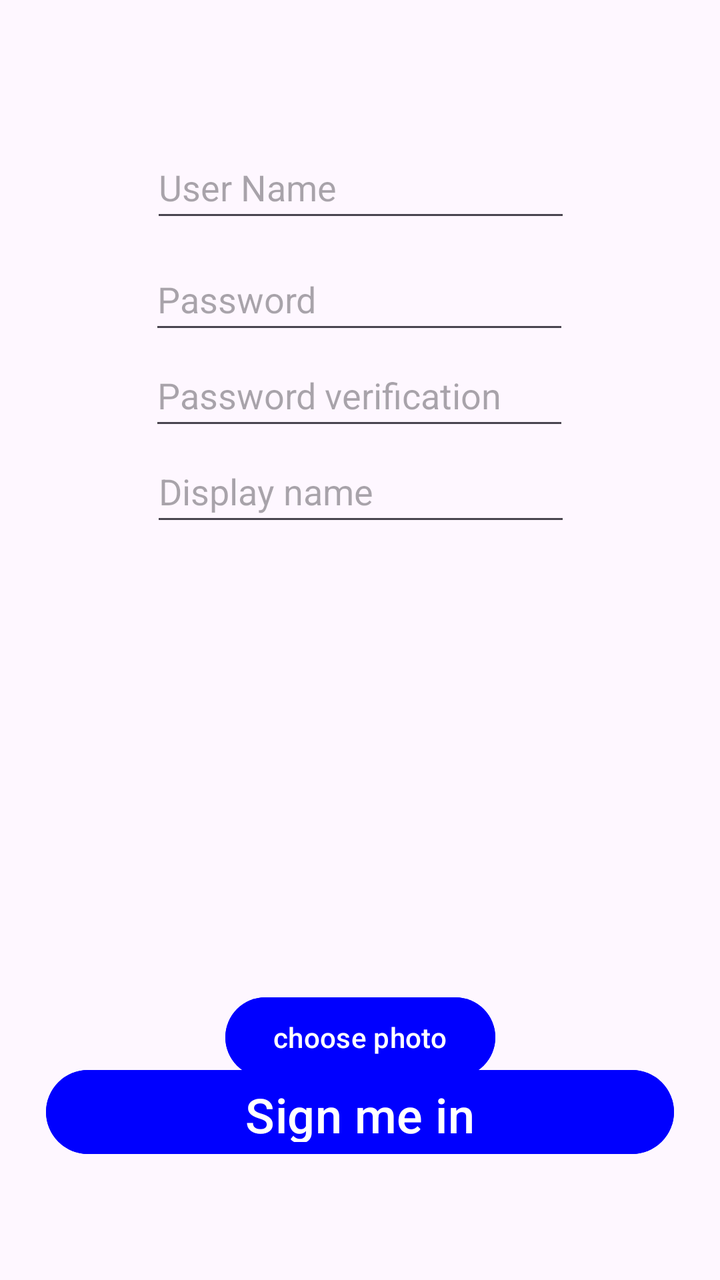
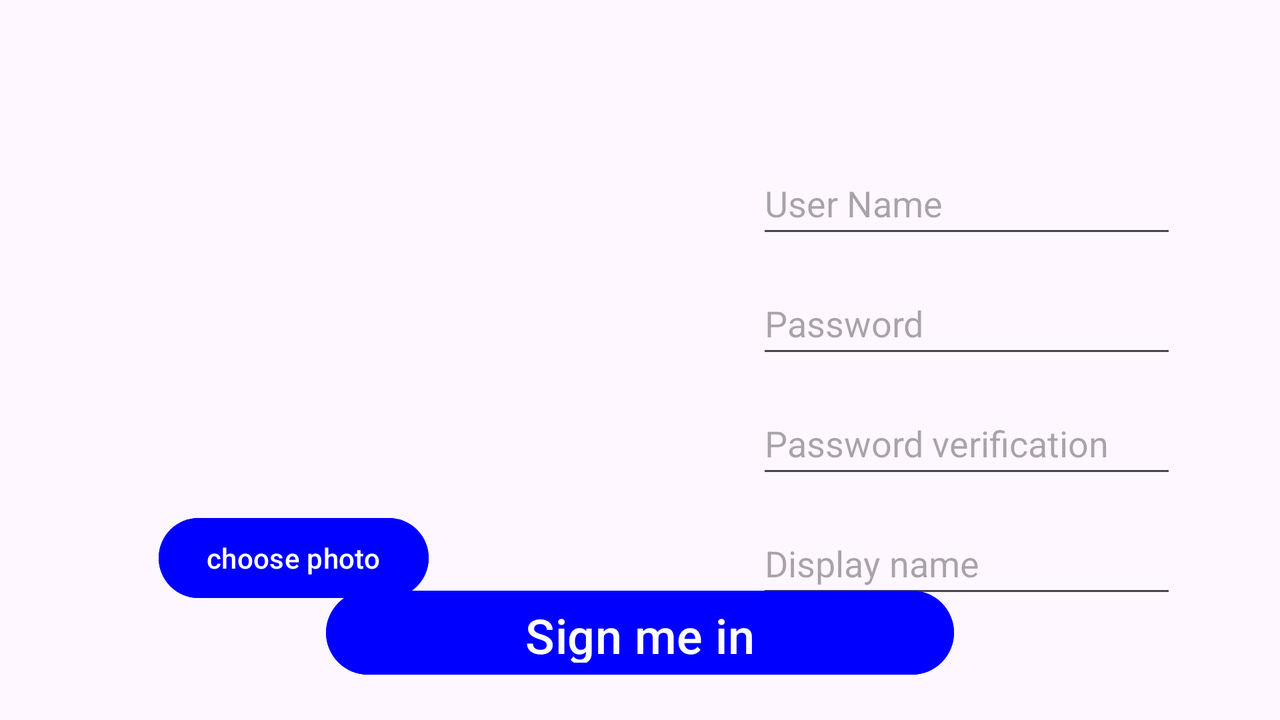

Two renders of one Android screen. The first uses the default layout on a phone; the second uses the alternative layout the repository ships for a different screen configuration, on a matching device. The two XML files are below.
<!-- AndroidManifest.xml: application theme Theme.MyApplication -->
<!-- res/layout/sign_in_page.xml -->
<?xml version="1.0" encoding="utf-8"?>
<androidx.constraintlayout.widget.ConstraintLayout xmlns:android="http://schemas.android.com/apk/res/android"
    xmlns:app="http://schemas.android.com/apk/res-auto"
    xmlns:tools="http://schemas.android.com/tools"
    android:id="@+id/signInPage"
    android:layout_width="match_parent"
    android:orientation="vertical"
    android:layout_height="match_parent">

    <EditText
        android:id="@+id/displayNameBox"
        android:layout_width="wrap_content"
        android:layout_height="wrap_content"
        android:ems="10"
        android:hint="@string/display_name"
        android:inputType="text"
        android:minHeight="48dp"
        android:singleLine="true"
        app:layout_constraintBottom_toBottomOf="parent"
        app:layout_constraintEnd_toEndOf="parent"
        app:layout_constraintHorizontal_bias="0.502"
        app:layout_constraintStart_toStartOf="parent"
        app:layout_constraintTop_toBottomOf="@+id/passVrfySignBox"
        app:layout_constraintVertical_bias="0.0" />

    <EditText
        android:id="@+id/passSignBox"
        android:layout_width="wrap_content"
        android:layout_height="wrap_content"
        android:layout_marginTop="8dp"
        android:ems="10"
        android:hint="Password"
        android:inputType="textPassword"
        android:minHeight="48dp"
        app:layout_constraintEnd_toEndOf="parent"
        app:layout_constraintHorizontal_bias="0.497"
        app:layout_constraintStart_toStartOf="parent"
        app:layout_constraintTop_toBottomOf="@+id/userNameSignBox" />

    <EditText
        android:id="@+id/passVrfySignBox"
        android:layout_width="wrap_content"
        android:layout_height="wrap_content"
        android:ems="10"
        android:hint="@string/password_verification"
        android:inputType="textPassword"
        android:minHeight="48dp"
        app:layout_constraintEnd_toEndOf="parent"
        app:layout_constraintHorizontal_bias="0.497"
        app:layout_constraintStart_toStartOf="parent"
        app:layout_constraintTop_toBottomOf="@+id/passSignBox" />

    <EditText
        android:id="@+id/userNameSignBox"
        android:layout_width="wrap_content"
        android:layout_height="wrap_content"
        android:layout_marginTop="68dp"
        android:autofillHints=""
        android:ems="10"
        android:hint="@string/user_name"
        android:inputType="text"
        android:minHeight="48dp"
        android:singleLine="true"
        app:layout_constraintEnd_toEndOf="parent"
        app:layout_constraintHorizontal_bias="0.502"
        app:layout_constraintStart_toStartOf="parent"
        app:layout_constraintTop_toTopOf="parent" />

    <ImageView
        android:id="@+id/ivProfileView"
        android:layout_width="200dp"
        android:layout_height="200dp"
        android:adjustViewBounds="false"
        android:contentDescription="TODO"
        android:cropToPadding="false"
        app:layout_constraintBottom_toTopOf="@+id/signMeInBT"
        app:layout_constraintEnd_toEndOf="parent"
        app:layout_constraintHorizontal_bias="0.512"
        app:layout_constraintStart_toStartOf="parent"
        app:layout_constraintTop_toBottomOf="@+id/displayNameBox"
        app:layout_constraintVertical_bias="0.345"
        tools:srcCompat="@tools:sample/avatars" />

    <Button
        android:id="@+id/photoPickerBT"
        android:layout_width="wrap_content"
        android:layout_height="wrap_content"
        android:backgroundTint="#0000FF"
        android:text="@string/choose_photo"
        app:layout_constraintBottom_toBottomOf="parent"
        app:layout_constraintEnd_toEndOf="parent"
        app:layout_constraintStart_toStartOf="parent"
        app:layout_constraintTop_toBottomOf="@+id/ivProfileView"
        app:layout_constraintVertical_bias="0.050000012"
        />

    <Button
        android:id="@+id/signMeInBT"
        android:layout_width="314dp"
        android:layout_height="50dp"
        android:backgroundTint="#0000FF"
        android:text="@string/sign_me_in"
        android:textColor="#FFFFFF"
        android:textSize="24sp"
        app:layout_constraintBottom_toBottomOf="parent"
        app:layout_constraintEnd_toEndOf="parent"
        app:layout_constraintStart_toStartOf="parent"
        app:layout_constraintTop_toTopOf="parent"
        app:layout_constraintVertical_bias="0.9" />
</androidx.constraintlayout.widget.ConstraintLayout>
<!-- resources referenced by this layout -->
<resources>
  <string name="choose_photo">choose photo</string>
  <string name="display_name">Display name</string>
  <string name="password_verification">Password verification</string>
  <string name="sign_me_in">Sign me in</string>
  <string name="user_name">User Name</string>
  <style name="Theme.MyApplication" parent="Base.Theme.MyApplication" />
  <style name="Base.Theme.MyApplication" parent="Theme.Material3.DayNight.NoActionBar">
          
          <item name="colorPrimary">@color/my_light_primary</item>
          <item name="android:textColor">@color/my_light_text</item>
          <item name="backgroundColor">@color/my_light_background</item>
      </style>
  <color name="my_light_primary">#0000CC</color>
  <color name="my_light_text">#000000</color>
  <color name="my_light_background">#FEFEFE</color>
</resources>
<!-- res/layout-land/sign_in_page.xml (the repository's variant of the layout above) -->
<!-- drawn on the phone turned sideways -->
<?xml version="1.0" encoding="utf-8"?>
<androidx.constraintlayout.widget.ConstraintLayout xmlns:android="http://schemas.android.com/apk/res/android"
    xmlns:app="http://schemas.android.com/apk/res-auto"
    xmlns:tools="http://schemas.android.com/tools"
    android:id="@+id/signInPage"
    android:layout_width="match_parent"
    android:orientation="vertical"
    android:layout_height="match_parent">

    <EditText
        android:id="@+id/displayNameBox"
        android:layout_width="wrap_content"
        android:layout_height="wrap_content"
        android:layout_marginTop="12dp"
        android:ems="10"
        android:hint="@string/display_name"
        android:inputType="text"
        android:minHeight="48dp"
        android:singleLine="true"
        app:layout_constraintBottom_toBottomOf="parent"
        app:layout_constraintEnd_toEndOf="parent"
        app:layout_constraintHorizontal_bias="0.88"
        app:layout_constraintStart_toStartOf="parent"
        app:layout_constraintTop_toBottomOf="@+id/passVrfySignBox"
        app:layout_constraintVertical_bias="0.0" />

    <EditText
        android:id="@+id/passSignBox"
        android:layout_width="wrap_content"
        android:layout_height="wrap_content"
        android:layout_marginTop="12dp"
        android:ems="10"
        android:hint="Password"
        android:inputType="textPassword"
        android:minHeight="48dp"
        app:layout_constraintEnd_toEndOf="parent"
        app:layout_constraintHorizontal_bias="0.88"
        app:layout_constraintStart_toStartOf="parent"
        app:layout_constraintTop_toBottomOf="@+id/userNameSignBox" />

    <EditText
        android:id="@+id/passVrfySignBox"
        android:layout_width="wrap_content"
        android:layout_height="wrap_content"
        android:layout_marginTop="12dp"
        android:ems="10"
        android:hint="@string/password_verification"
        android:inputType="textPassword"
        android:minHeight="48dp"
        app:layout_constraintEnd_toEndOf="parent"
        app:layout_constraintHorizontal_bias="0.88"
        app:layout_constraintStart_toStartOf="parent"
        app:layout_constraintTop_toBottomOf="@+id/passSignBox" />

    <EditText
        android:id="@+id/userNameSignBox"
        android:layout_width="wrap_content"
        android:layout_height="wrap_content"
        android:layout_marginTop="76dp"
        android:autofillHints=""
        android:ems="10"
        android:hint="@string/user_name"
        android:inputType="text"
        android:minHeight="48dp"
        android:singleLine="true"
        app:layout_constraintEnd_toEndOf="parent"
        app:layout_constraintHorizontal_bias="0.88"
        app:layout_constraintStart_toStartOf="parent"
        app:layout_constraintTop_toTopOf="parent" />

    <ImageView
        android:id="@+id/ivProfileView"
        android:layout_width="200dp"
        android:layout_height="200dp"
        android:adjustViewBounds="false"
        android:contentDescription="TODO"
        android:cropToPadding="false"
        app:layout_constraintBottom_toBottomOf="parent"
        app:layout_constraintEnd_toEndOf="parent"
        app:layout_constraintHorizontal_bias="0.116"
        app:layout_constraintStart_toStartOf="parent"
        app:layout_constraintTop_toTopOf="parent"
        app:layout_constraintVertical_bias="0.25"
        tools:srcCompat="@tools:sample/avatars" />

    <Button
        android:id="@+id/photoPickerBT"
        android:layout_width="wrap_content"
        android:layout_height="wrap_content"
        android:layout_marginTop="12dp"
        android:backgroundTint="#0000FF"
        android:text="@string/choose_photo"
        app:layout_constraintBottom_toBottomOf="parent"
        app:layout_constraintEnd_toEndOf="parent"
        app:layout_constraintHorizontal_bias="0.157"
        app:layout_constraintStart_toStartOf="parent"
        app:layout_constraintTop_toBottomOf="@+id/ivProfileView"
        app:layout_constraintVertical_bias="0.051" />

    <Button
        android:id="@+id/signMeInBT"
        android:layout_width="314dp"
        android:layout_height="50dp"
        android:backgroundTint="#0000FF"
        android:text="@string/sign_me_in"
        android:textColor="#FFFFFF"
        android:textSize="24sp"
        app:layout_constraintBottom_toBottomOf="parent"
        app:layout_constraintEnd_toEndOf="parent"
        app:layout_constraintStart_toStartOf="parent"
        app:layout_constraintTop_toTopOf="parent"
        app:layout_constraintVertical_bias="0.94" />
</androidx.constraintlayout.widget.ConstraintLayout>
